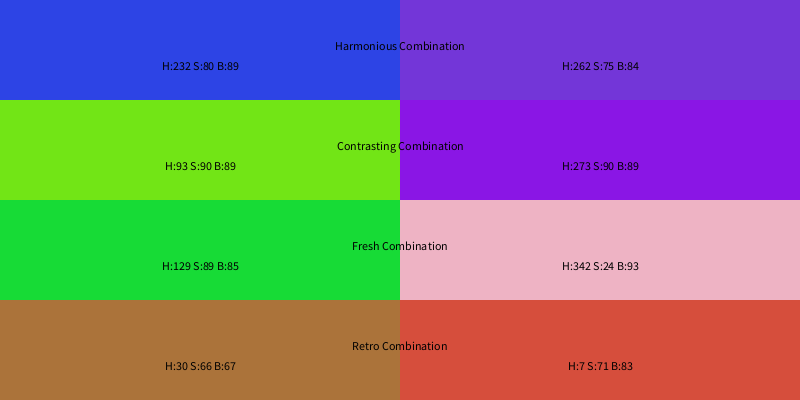
Frame 1 (no input)
Frame 60 (the mouse pressed at the canvas centre just before this capture): identical to frame 1, image omitted
Frame 120 (the mouse held since frame 60 and released just before this capture): identical to frame 1, image omitted

The Processing sketch that drew this single still picture (run headless with seeded random() and noise(); from frame 60 on, the mouse is pressed at the canvas centre):

// Processing sketch: keyboard_interaction_250402a
// ── keyboard_interaction_250402a.pde
void setup() {
  size(800, 400);
  colorMode(HSB, 360, 100, 100);
  noStroke();
  
  // Display different color combinations
  drawColorPair(0, "Harmonious Combination", createHarmoniousColors());
  drawColorPair(100, "Contrasting Combination", createContrastingColors());
  drawColorPair(200, "Fresh Combination", createFreshColors());
  drawColorPair(300, "Retro Combination", createRetroColors());
}

void drawColorPair(float y, String title, color[] colors) {
  // Left color
  fill(colors[0]);
  rect(0, y, width/2, 100);
  
  // Right color
  fill(colors[1]);
  rect(width/2, y, width/2, 100);
  
  // Display title
  fill(0);
  textAlign(CENTER);
  text(title, width/2, y + 50);
  
  // Display HSB values
  textAlign(CENTER);
  fill(0);
  String color1Info = "H:" + int(hue(colors[0])) + " S:" + int(saturation(colors[0])) + " B:" + int(brightness(colors[0]));
  String color2Info = "H:" + int(hue(colors[1])) + " S:" + int(saturation(colors[1])) + " B:" + int(brightness(colors[1]));
  text(color1Info, width/4, y + 70);
  text(color2Info, 3*width/4, y + 70);
}

// Harmonious color combination (similar hues)
color[] createHarmoniousColors() {
  color[] colors = new color[2];
  float baseHue = random(360);
  colors[0] = color(baseHue, 80, 90);
  colors[1] = color((baseHue + 30) % 360, 75, 85);
  return colors;
}

// Contrasting color combination (complementary colors)
color[] createContrastingColors() {
  color[] colors = new color[2];
  float baseHue = random(360);
  colors[0] = color(baseHue, 90, 90);
  colors[1] = color((baseHue + 180) % 360, 90, 90);
  return colors;
}

// Fresh combination (high-saturation accent with pastel)
color[] createFreshColors() {
  color[] colors = new color[2];
  
  // Pastel color (high brightness, low-medium saturation)
  float pastelHue = random(360);
  float pastelSat = random(20, 40);
  float pastelBri = random(85, 95);
  
  // Vivid color (medium-high brightness, high saturation)
  float vividHue = (pastelHue + random(90, 270)) % 360; // Hue distant from pastel
  float vividSat = random(80, 100);
  float vividBri = random(75, 95);
  
  // Randomly swap order
  if (random(1) > 0.5) {
    colors[0] = color(pastelHue, pastelSat, pastelBri);
    colors[1] = color(vividHue, vividSat, vividBri);
  } else {
    colors[0] = color(vividHue, vividSat, vividBri);
    colors[1] = color(pastelHue, pastelSat, pastelBri);
  }
  
  return colors;
}

// Retro combination (muted saturation, characteristic hue pairings)
color[] createRetroColors() {
  color[] colors = new color[2];
  
  // Define several hue ranges suitable for retro colors
  float[][] retroHueRanges = {
    {30, 60},   // Yellow to orange
    {0, 20},    // Red
    {200, 220}, // Teal
    {280, 320}, // Purple
    {90, 140}   // Yellowish-green to green
  };
  
  // Randomly select two different hue ranges
  int index1 = int(random(retroHueRanges.length));
  int index2 = int(random(retroHueRanges.length));
  while (index2 == index1) {
    index2 = int(random(retroHueRanges.length));
  }
  
  float hue1 = random(retroHueRanges[index1][0], retroHueRanges[index1][1]);
  float hue2 = random(retroHueRanges[index2][0], retroHueRanges[index2][1]);
  
  // Create retro feel with moderate saturation and brightness
  float sat1 = random(50, 85);
  float sat2 = random(50, 85);
  float bri1 = random(65, 85);
  float bri2 = random(65, 85);
  
  colors[0] = color(hue1, sat1, bri1);
  colors[1] = color(hue2, sat2, bri2);
  
  return colors;
}

void draw() {
  // Drawing happens once in this program
}

// Press space key to generate new color combinations
void keyPressed() {
  if (key == ' ') {
    background(360);
    drawColorPair(0, "Harmonious Combination", createHarmoniousColors());
    drawColorPair(100, "Contrasting Combination", createContrastingColors());
    drawColorPair(200, "Fresh Combination", createFreshColors());
    drawColorPair(300, "Retro Combination", createRetroColors());
  }
}
